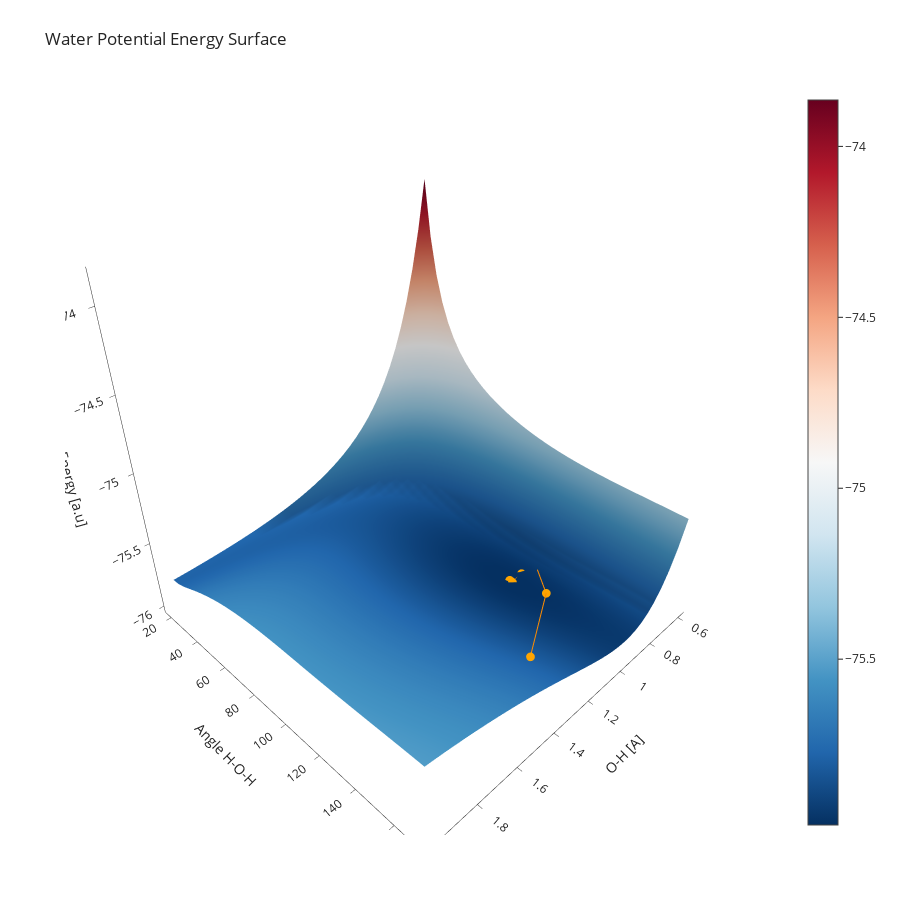

The cell this chart's notebook holds for it:
### Code cell
# this sets up the plotting widget
fig = go.Figure(data=[go.Surface(z=PES_water, 
                                 x=PES_r,
                                 y=PES_angle,
                                 colorscale='RdBu',
                                 reversescale=True,
                                 hoverinfo='none',
                                 name='Full PES',
                                 contours=go.surface.Contours(
                                    x=go.surface.contours.X(highlight=False),
                                    y=go.surface.contours.Y(highlight=False),
                                    z=go.surface.contours.Z(highlight=False),
                                )
                                )  
                     ])
# here we plot our geometry optimization results
# change the z, x, y options if you plot multiple lines, you can also change the colors
fig.add_scatter3d(z=geo_opt_energies, x=h2o_angles_dist[:,1], y=h2o_angles_dist[:,0],mode='markers+lines', marker=dict(size=3, color='orange', opacity=1),
                   line=dict(color='darkorange',width=2),
                   name="Geometry Optimization"
                 )

# this is comesmetics to add labeles etc.
fig.update_layout(title='Water Potential Energy Surface', autosize=False,
                  template='simple_white',
                  width=900, height=900,
                  scene = dict(
                      xaxis_title="O-H [A]",
                      yaxis_title="Angle H-O-H",
                      zaxis_title='Energy [a.u]',
                      xaxis_showspikes=False,
                      yaxis_showspikes=False),
                   margin=dict(l=65, r=50, b=65, t=90))
# to display the figure
fig.show()

### Figure 1 — Plotly figure (JSON) as saved in the notebook; plotly's stock layout.template omitted (floating-point values rounded to 4 significant figures; data arrays with more than 128 entries replaced by an {"elided": "..."} marker saying what was removed)
{"data": [{"colorscale": [[0, "rgb(103,0,31)"], [0.1, "rgb(178,24,43)"], [0.2, "rgb(214,96,77)"], [0.3, "rgb(244,165,130)"], [0.4, "rgb(253,219,199)"], [0.5, "rgb(247,247,247)"], [0.6, "rgb(209,229,240)"], [0.7, "rgb(146,197,222)"], [0.8, "rgb(67,147,195)"], [0.9, "rgb(33,102,172)"], [1, "rgb(5,48,97)"]], "contours": {"x": {"highlight": false}, "y": {"highlight": false}, "z": {"highlight": false}}, "hoverinfo": "none", "name": "Full PES", "reversescale": true, "type": "surface", "x": [0.6, 0.6359, 0.6718, 0.7077, 0.7436, 0.7795, 0.8154, 0.8513, 0.8872, 0.9231, 0.959, 0.9949, 1.031, 1.067, 1.103, 1.138, 1.174, 1.21, 1.246, 1.282, 1.318, 1.354, 1.39, 1.426, 1.462, 1.497, 1.533, 1.569, 1.605, 1.641, 1.677, 1.713, 1.749, 1.785, 1.821, 1.856, 1.892, 1.928, 1.964, 2.0], "y": [20.0, 23.85, 27.69, 31.54, 35.38, 39.23, 43.08, 46.92, 50.77, 54.62, 58.46, 62.31, 66.15, 70.0, 73.85, 77.69, 81.54, 85.38, 89.23, 93.08, 96.92, 100.8, 104.6, 108.5, 112.3, 116.2, 120.0, 123.8, 127.7, 131.5, 135.4, 139.2, 143.1, 146.9, 150.8, 154.6, 158.5, 162.3, 166.2, 170.0], "z": {"elided": "40x40 float values"}}, {"line": {"color": "darkorange", "width": 2}, "marker": {"color": "orange", "opacity": 1, "size": 3}, "mode": "markers+lines", "name": "Geometry Optimization", "type": "scatter3d", "x": [1.325, 0.9781, 0.7908, 0.8843, 0.9515, 0.9494, 0.9499, 0.9498], "y": [154.8, 133.4, 111.5, 112.1, 112.8, 111.0, 111.7, 111.6], "z": [-75.77, -75.86, -75.98, -75.98, -75.98, -75.99, -75.99]}], "layout": {"autosize": false, "height": 900, "margin": {"b": 65, "l": 65, "r": 50, "t": 90}, "scene": {"xaxis": {"showspikes": false, "title": {"text": "O-H [A]"}}, "yaxis": {"showspikes": false, "title": {"text": "Angle H-O-H"}}, "zaxis": {"title": {"text": "Energy [a.u]"}}}, "title": {"text": "Water Potential Energy Surface"}, "width": 900}}
